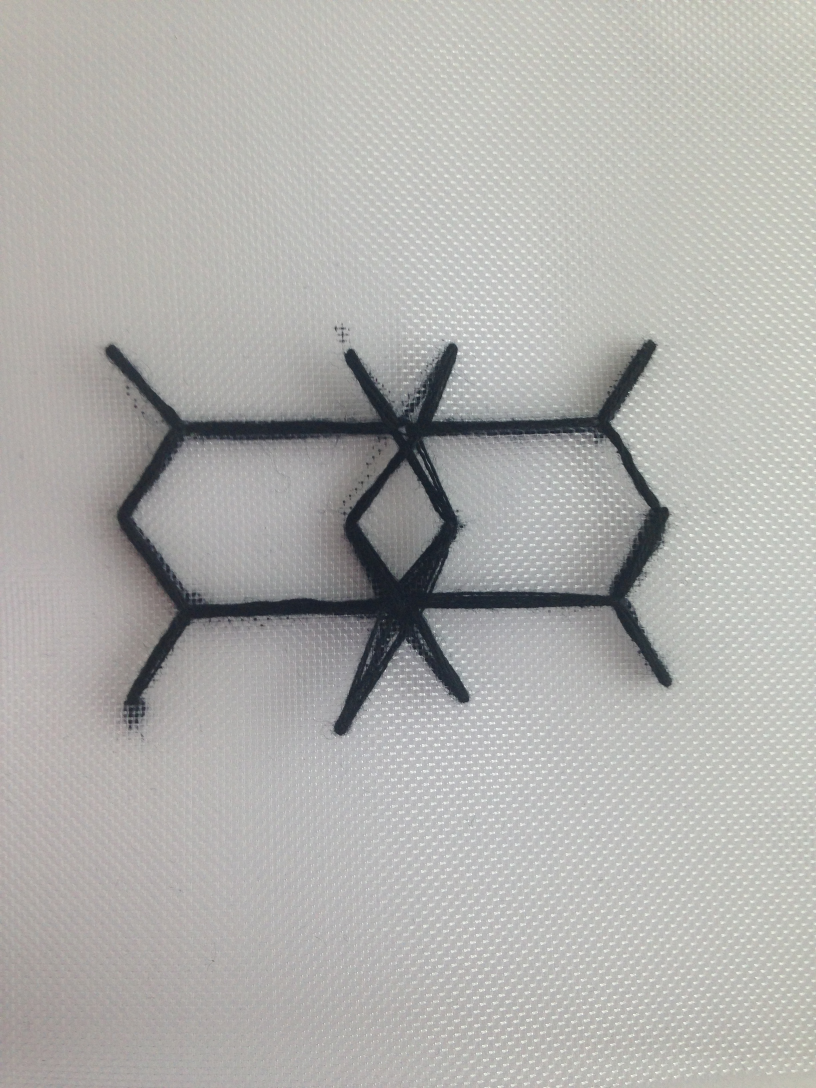
#> input picture complex/IMG_2030.JPG, 2448 x 3264 px (shown at 1/3 size)
$ python firstcvtest.py   (Python 2 division)
#> lines starting #> are read from the running program, lines starting #| are printed output that depends on the picture; after the words box and inside, x2 and y2 are one past the last pixel; in counts of white or black regions, pixels touching at a corner belong together
import cv2
import numpy as np
import math
from matplotlib import pyplot as plt

def closestDistanceBetweenLines(l1, l2,clampAll=True,clampA0=False,clampA1=False,clampB0=False,clampB1=False):

    ''' Given two lines defined by numpy.array pairs (a0,a1,b0,b1)
        Return the closest points on each segment and their distance
    '''

    # If clampAll=True, set all clamps to True
    if clampAll:
        clampA0=True
        clampA1=True
        clampB0=True
        clampB1=True

    a0=np.array([l1[0],l1[1],0])
    a1=np.array([l1[2],l1[3],0])
    b0=np.array([l2[0],l2[1],0])
    b1=np.array([l2[2],l2[3],0])

    # Calculate denomitator
    A = a1 - a0
    B = b1 - b0
    magA = np.linalg.norm(A)
    magB = np.linalg.norm(B)

    if (magA == 0):
        magA = 0.001
    if (magB == 0):
        magB = 0.001
    _A = A / magA
    _B = B / magB

    cross = np.cross(_A, _B);
    denom = np.linalg.norm(cross)**2


    # If lines are parallel (denom=0) test if lines overlap.
    # If they don't overlap then there is a closest point solution.
    # If they do overlap, there are infinite closest positions, but there is a closest distance
    if not denom:
        d0 = np.dot(_A,(b0-a0))

        # Overlap only possible with clamping
        if clampA0 or clampA1 or clampB0 or clampB1:
            d1 = np.dot(_A,(b1-a0))

            # Is segment B before A?
            if d0 <= 0 >= d1:
                if clampA0 and clampB1:
                    if np.absolute(d0) < np.absolute(d1):
                        return a0,b0,np.linalg.norm(a0-b0)
                    return a0,b1,np.linalg.norm(a0-b1)


            # Is segment B after A?
            elif d0 >= magA <= d1:
                if clampA1 and clampB0:
                    if np.absolute(d0) < np.absolute(d1):
                        return a1,b0,np.linalg.norm(a1-b0)
                    return a1,b1,np.linalg.norm(a1-b1)


        # Segments overlap, return distance between parallel segments
        return None,None,np.linalg.norm(((d0*_A)+a0)-b0)


    # Lines criss-cross: Calculate the projected closest points
    t = (b0 - a0);
    detA = np.linalg.det([t, _B, cross])
    detB = np.linalg.det([t, _A, cross])

    t0 = detA/denom;
    t1 = detB/denom;

    pA = a0 + (_A * t0) # Projected closest point on segment A
    pB = b0 + (_B * t1) # Projected closest point on segment B


    # Clamp projections
    if clampA0 or clampA1 or clampB0 or clampB1:
        if clampA0 and t0 < 0:
            pA = a0
        elif clampA1 and t0 > magA:
            pA = a1

        if clampB0 and t1 < 0:
            pB = b0
        elif clampB1 and t1 > magB:
            pB = b1

        # Clamp projection A
        if (clampA0 and t0 < 0) or (clampA1 and t0 > magA):
            dot = np.dot(_B,(pA-b0))
            if clampB0 and dot < 0:
                dot = 0
            elif clampB1 and dot > magB:
                dot = magB
            pB = b0 + (_B * dot)

        # Clamp projection B
        if (clampB0 and t1 < 0) or (clampB1 and t1 > magB):
            dot = np.dot(_A,(pB-a0))
            if clampA0 and dot < 0:
                dot = 0
            elif clampA1 and dot > magA:
                dot = magA
            pA = a0 + (_A * dot)

    #return np.linalg.norm(pA-pB)
    return pA,pB,np.linalg.norm(pA-pB)


def get_angle(x):
    angleInDegrees = math.atan2(x[3]-x[1], x[2]-x[0]) * 180 / math.pi
    if angleInDegrees<0:
        angleInDegrees+=180
    return angleInDegrees

def check_sim(l1,l2,angdiff=10,distdiff=15):
    ang1 = get_angle(l1)
    ang2 = get_angle(l2)
    diffmain = abs(get_angle(l1) - get_angle(l2))
    #angles are between 0 and 180. But 180 == 0
    diffalt = abs(get_angle(l1) - get_angle(l2) + 180)
    diffalt2 = abs(get_angle(l1) - get_angle(l2) - 180)

    if diffalt < diffmain: diffmain = diffalt
    if diffalt2 < diffmain: diffmain = diffalt2

    lenD = closestDistanceBetweenLines(l1,l2)[2] #returns 3 things
    if (diffmain<angdiff and lenD<distdiff): return 0
    if (diffmain<angdiff and lenD<(distdiff*10)): return 1
    return 2

def auto_canny(image, sigma=0.33):
    # compute the median of the single channel pixel intensities
    v = np.median(image)

    # apply automatic Canny edge detection using the computed median
    lower = int(max(0, (1.0 - sigma) * v))
    upper = int(min(255, (1.0 + sigma) * v))
    edged = cv2.Canny(image, lower, upper)

    # return the edged image
    return edged

def bin_lines(lns):
    bins = [] #list of line segments?
    toHandle = list(lns)
    bins.append([toHandle[0]])
    del toHandle[0]

    runcount = 0

    while len(toHandle)!=0:
        delids = []
        for li in range(len(toHandle)):
            for bi in bins:
                changed = False
                for b_item in bi:
                    runcount+=1
                    z = check_sim(b_item, toHandle[li])
                    if z == 2: #angle wrong, dist wrong
                        break
                    elif z == 0: #both right
                        bi.append(toHandle[li])
                        delids.append(li)
                        changed = True
                        break
                    else: #just angle right
                        continue
                if changed: break
        for i in sorted(delids,reverse=True):
            del toHandle[i]
        if len(delids)==0:
            bins.append([toHandle[0]])
            del toHandle[0]
    print("runcount: " + str(runcount))
    print map(len,bins)
    return bins


#/Users/tom/Documents/Embroidery/shaded/IMG_1966.jpg
#/Users/tom/Documents/Embroidery/shaded/IMG_1967.jpg
#/Users/tom/Documents/Embroidery/shaded/IMG_1968.jpg
#/Users/tom/Documents/Embroidery/shaded/IMG_1969.jpg
#/Users/tom/Documents/Embroidery/shaded/IMG_1972.jpg
#/Users/tom/Documents/Embroidery/shaded/IMG_1973.jpg
#/Users/tom/Documents/Embroidery/shaded/IMG_1980.jpg
#/Users/tom/Documents/Embroidery/shaded/IMG_1981.jpg

#/Users/tom/Documents/Embroidery/complex/IMG_2029.JPG
#/Users/tom/Documents/Embroidery/complex/IMG_2030.JPG
#/Users/tom/Documents/Embroidery/complex/IMG_2033.JPG
#/Users/tom/Documents/Embroidery/complex/IMG_2034.JPG

#/Users/tom/Documents/Embroidery/testsample/nonworking.tiff

img = cv2.imread("complex/IMG_2030.JPG") #1991,1992,1993,1996,1999,2001,2004,2005
#> img is the input picture: shape (3264, 2448, 3); mean B, G, R 172.9, 175.6, 176.2

cv2.imshow("Output",img)
cv2.waitKey(0)
cv2.imwrite("0original.jpg",img)
small = cv2.resize(img,(img.shape[1]/4,img.shape[0]/4))
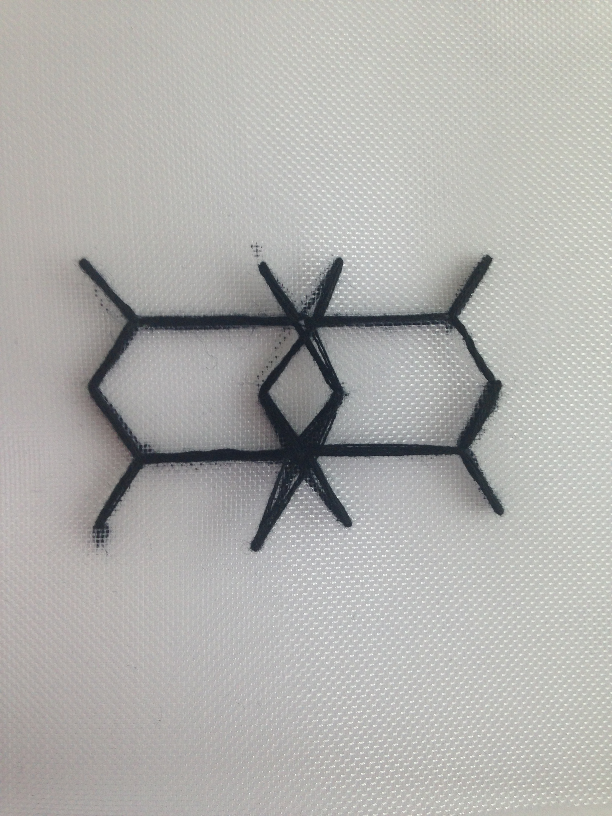
#> small: shape (816, 612, 3); mean B, G, R 173, 175.8, 176.3

cv2.imshow("Output",small)
cv2.waitKey(0)
cv2.imwrite("1smaller.jpg",small)

img_grey = cv2.cvtColor(small, cv2.COLOR_BGR2GRAY)

cv2.imshow("Output",img_grey)
cv2.waitKey(0)
cv2.imwrite("2blackandwhite.jpg",img_grey)


blur = cv2.GaussianBlur(img_grey,(9,9),0)

cv2.imshow("Output",blur)
cv2.waitKey(0)
cv2.imwrite("3blurred.jpg",blur)


ret,thresh1 = cv2.threshold(blur,65,255,cv2.THRESH_BINARY_INV) #60
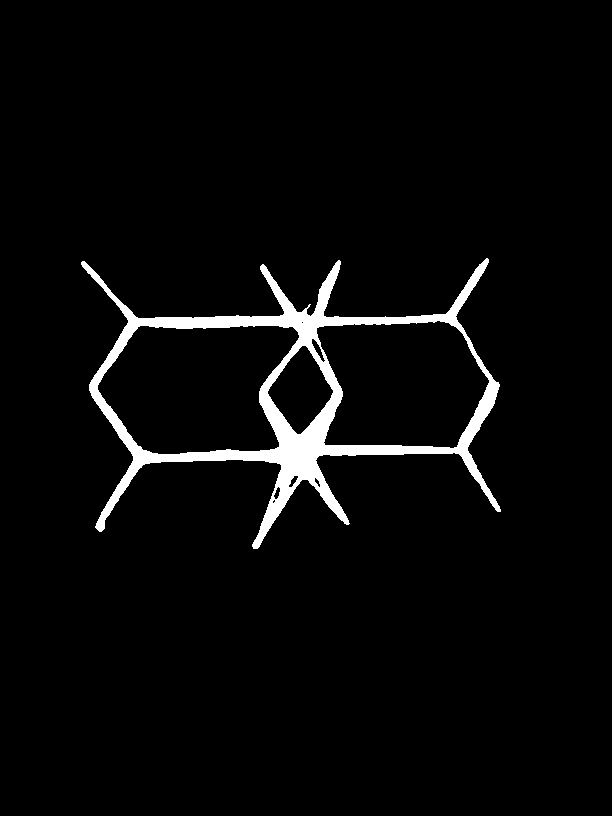
#> thresh1: shape (816, 612); 3.6% white; 1 white region, box (x1, y1, x2, y2) and area: (81, 258, 501, 549) 18044

cv2.imshow("Output",thresh1)
cv2.waitKey(0)
cv2.imwrite("4thresholded+inverted.jpg",thresh1)


#thresh1 = auto_canny(thresh1)


lines = cv2.HoughLinesP(thresh1, 1, 1*math.pi/180.0, 50, None, 30,1) #100,30,0
#> lines = 134 rows, first 6: [133, 460, 467, 448], [132, 461, 322, 455], [348, 455, 467, 451], [133, 458, 449, 447], [128, 321, 436, 321], [127, 324, 360, 324]
#lines = cv2.HoughLinesP(thresh1, 10, 5*math.pi/180.0, 5, None, 10,2) #100,30,0

print len(lines)
#| 134
lines = map(lambda x: x[0],lines)
#> lines = 134 items, first 6: [133, 460, 467, 448], [132, 461, 322, 455], [348, 455, 467, 451], [133, 458, 449, 447], [128, 321, 436, 321], [127, 324, 360, 324]
sL = sorted(lines,key=lambda x: (x[2]-x[0])**2+(x[3]-x[1])**2, reverse=True)
#> sL = 134 items, first 6: [133, 460, 467, 448], [127, 319, 456, 319], [128, 320, 457, 320], [127, 318, 456, 318], [133, 458, 449, 447], [128, 321, 436, 321]

bins = bin_lines(sL)
#> in bin_lines, `toHandle = list(lns)`: toHandle has the same summary as sL outside bin_lines
#> the loop in bin_lines, `while len(toHandle)!=0:` made 36 passes
#| runcount: 14833
#| [16, 15, 18, 8, 4, 12, 5, 15, 3, 3, 8, 3, 2, 9, 6, 2, 1, 2, 1, 1]

for l in sL:
    cv2.line(small, (l[0], l[1]), (l[2], l[3]), (255,255,255), 1, 8 )
#> this loop made 134 passes
#> l on passes 1 to 12: [133, 460, 467, 448], [127, 319, 456, 319], [128, 320, 457, 320], [127, 318, 456, 318], [133, 458, 449, 447], [128, 321, 436, 321], [133, 457, 435, 447], [128, 322, 427, 322], [133, 455, 418, 446], [127, 323, 409, 323], [194, 317, 456, 317], [127, 324, 360, 324]
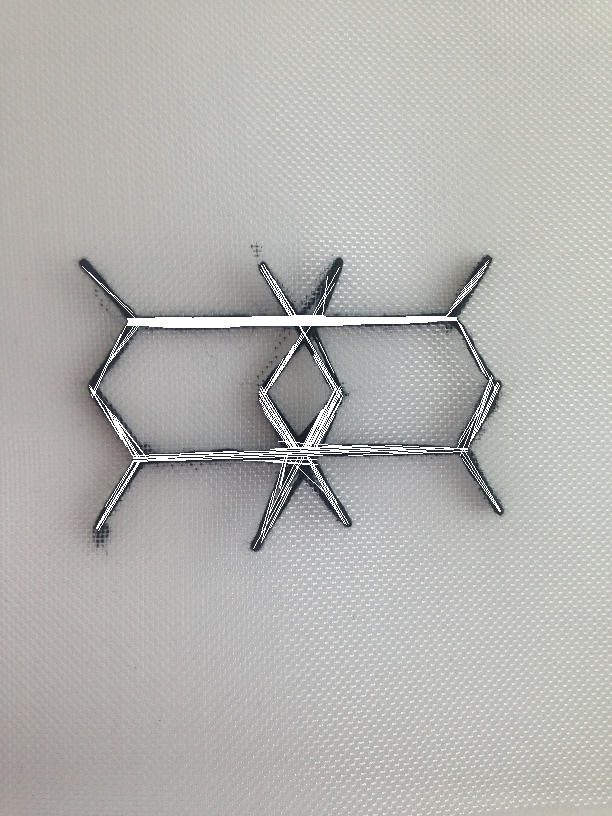
#> small: shape (816, 612, 3); 1.94% of pixels changed, all inside (x1, y1, x2, y2) = (82, 260, 501, 549)

toDel = []

for i in range(len(bins)):
    if len(bins[i]) <= 1:
        toDel.append(i)
#> this loop made 20 passes
for i in sorted(toDel,reverse=True):
    del bins[i]
#> this loop made 3 passes
#> i on passes 1 to 3: 19, 18, 16

cv2.imshow("Output",small)
cv2.waitKey(0)
cv2.imwrite("5lines.jpg",small)


for b in bins:
    pnts = []
    for bi in b:
        pnts.append((bi[0],bi[1]))
        pnts.append((bi[2],bi[3]))
    rect = cv2.minAreaRect(np.asarray(pnts))
    box = cv2.boxPoints(rect)
    box = np.int0(box)
    cv2.drawContours(small,[box],0,(200,0,0),2)
#> this loop made 17 passes
#> b on passes 13, 16, 17: [[82, 266, 132, 312], [86, 270, 134, 317]], [[109, 362, 138, 326], [111, 358, 136, 326]], [[105, 406, 126, 446], [116, 424, 133, 456]]
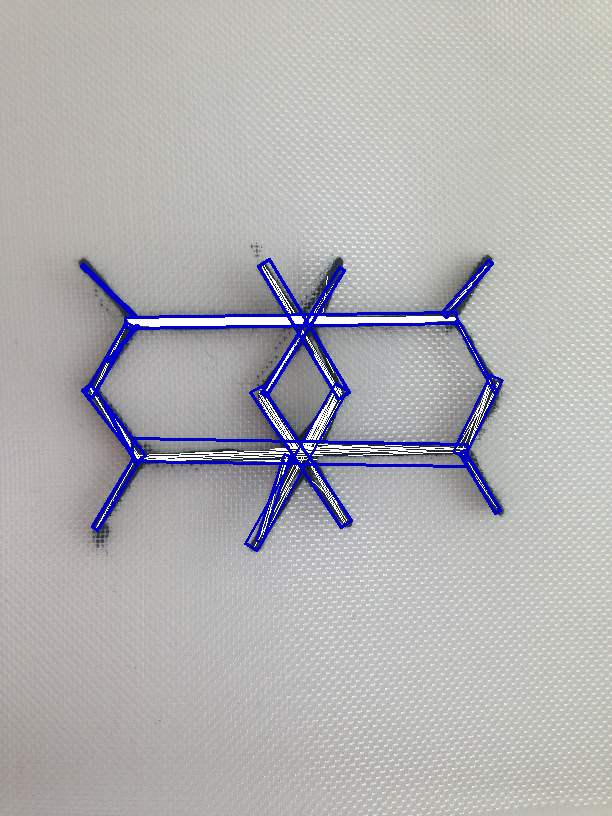
#> small: shape (816, 612, 3); 2.54% of pixels changed, all inside (x1, y1, x2, y2) = (80, 258, 504, 552)

    #l = b[0]
    #cv2.line(small, (l[0], l[1]), (l[2], l[3]), (0,255,0), 1, 8)


cv2.imshow("Output",small)
cv2.waitKey(0)
cv2.imwrite("6boxed_final.jpg",small)
